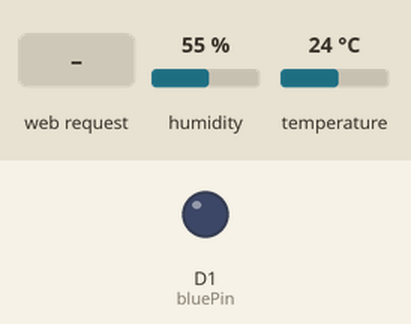
This sketch was run on a simulated ESP8266 (NodeMCU). Shown: output pins drawn as LEDs (lit = HIGH). The test bench sets the inputs (shaded band); at power-on: humidity 55 %, temperature 24 °C. WiFi joins after 1.5 s; servers stay silent unless stated; what the sketch prints to the serial monitor is not drawn.

Above: at 2.7 s.
2.8 s: HTTP request GET /BLUELED=ON received
At 4.7 s:
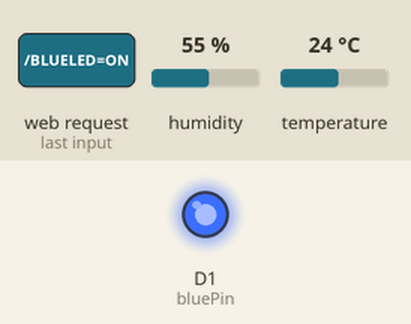
5.5 s: HTTP request GET /BLUELED=OFF received
At 6.5 s:
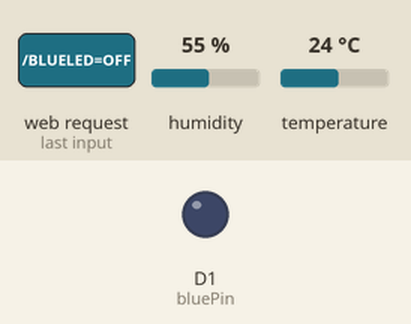
8.2 s: humidity set to 59 %
10.9 s: humidity set to 62 %
At 12.9 s:
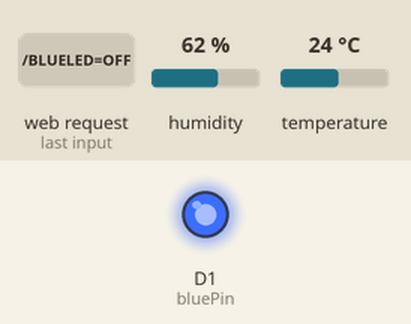
Timing chart, 0 to 14.4 s (numbered marks = the images above; inputs shaded):
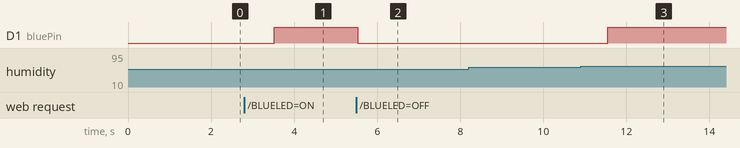

Measured:
- the behaviour switches between 60 and 61 % on humidity (found by bisection; images 2 and 3)
- after the input at 2.8 s, D1 (bluePin): LOW → HIGH after 0.72 s
- after the input at 5.5 s, D1 (bluePin): HIGH → LOW at once
- after the input at 8.2 s, every drawn part: stays the same
- after the input at 10.9 s, D1 (bluePin): LOW → HIGH after 0.65 s

The sketch:

Statinov_0.1.ino
```cpp
#include <ESP8266WiFi.h>
#include "DHT.h"
DHT dht;
const char* ssid = "SSID";
const char* password = "Password";
const char* host = "http://192.168.0.23";
int bluePin = D1;
int  bluevalue;
WiFiServer server(80);
void setup()
{
  Serial.begin(115200);
  delay(10);
  dht.setup(2); // data pin 2
//set up LEDs
  pinMode(bluePin, OUTPUT);
  digitalWrite(bluePin, LOW);
// Connect to WiFi network
  Serial.print("Connecting to ");
  Serial.println(ssid);
  WiFi.begin(ssid, password);
  while (WiFi.status() != WL_CONNECTED) {
  delay(500);
  Serial.print(".");
                                        }
  Serial.println("WiFi connected");
// Start the server
  server.begin();
  Serial.println("Server started");
// Print the IP address
  Serial.print("Use this URL : ");
  Serial.print("http://");
  Serial.print(WiFi.localIP());
  Serial.println("/");
}
void loop() {
hum:
if (dht.getHumidity()>60)//humidity will turn led&Relay on
{
   digitalWrite(bluePin, HIGH);
   bluevalue = HIGH;
   goto hum;
}

{
delay(dht.getMinimumSamplingPeriod());
Serial.print("Humidity =");Serial.println(dht.getHumidity());
Serial.print("\t");
Serial.print("Temp =");Serial.println(dht.getTemperature());
}

  // Check if a client has connected
  WiFiClient client = server.available();
  if (!client) {
    return;
  }

  // Wait until the client sends some data
  Serial.println("new client");
  while(!client.available()){
    delay(1);
  }

  // Read the first line of the request
  String request = client.readStringUntil('\r');
  Serial.println(request);
  client.flush();

  // Match the request


  int bluevalue = LOW;
  if (request.indexOf("/BLUELED=ON") != -1) {
    digitalWrite(bluePin, HIGH);
    bluevalue = HIGH;
  }
  if (request.indexOf("/BLUELED=OFF") != -1){
    digitalWrite(bluePin, LOW);
    bluevalue = LOW;
  }
  // Return the response on browser
  client.println("HTTP/1.1 200 OK");
  client.println("Content-Type: text/html");
  client.println(""); //  do not forget this one
  client.println("<!DOCTYPE HTML>");
  client.println("<html>");
//Bootstrap CDN 3.3.7
 client.println("<head><title>Bootstrap Example</title> <meta charset='utf-8'><meta name='viewport' content='width=device-width, initial-scale=1'>");
 client.println("<link rel='stylesheet' href='https://maxcdn.bootstrapcdn.com/bootstrap/3.3.7/css/bootstrap.min.css'>");
 client.println("<script src='https://ajax.googleapis.com/ajax/libs/jquery/3.2.0/jquery.min.js'>");
 client.println("</script><script src='https://maxcdn.bootstrapcdn.com/bootstrap/3.3.7/js/bootstrap.min.js'></script></head>");
client.println("<body style='background-color:#4d7287;'>");
client.println("<br><br><br><br><br><br><center>");
client.println("<div class='btn btn-success btn-default' style='width:400px; color:#155743; background:#CCE5FF; padding:30px;'> ");
client.print("Blue led pin is now: ");
  if(bluevalue == HIGH) {
    client.print(" On");
  } else {
    client.print(" Off");
  }
  client.println("<br><br><br><br><center>");


  client.println("Humidity ="); client.println(dht.getHumidity());
  client.println("<br><br><center>");
  client.println("Temp="); client.println(dht.getTemperature());
  client.println("<br><br><center>");
  client.print("<a href=\"/BLUELED=ON\" ><input type=\"button\" value=\" LED ON\" class='btn btn-success btn-default'></a>");
  client.print("&nbsp;");client.print("&nbsp;");
  client.print("<a href=\"/BLUELED=OFF\"><input type=\"button\" value=\" LED OFF\"  class='btn btn-danger btn-default'></a>");
  client.println("</div> ");
//Refresh page per 5sec
client.println("<meta http-equiv='refresh' content='5' >");
client.print("</html>");
  delay(1);
  Serial.println("Client disconnected");
  Serial.println("");
}
```
